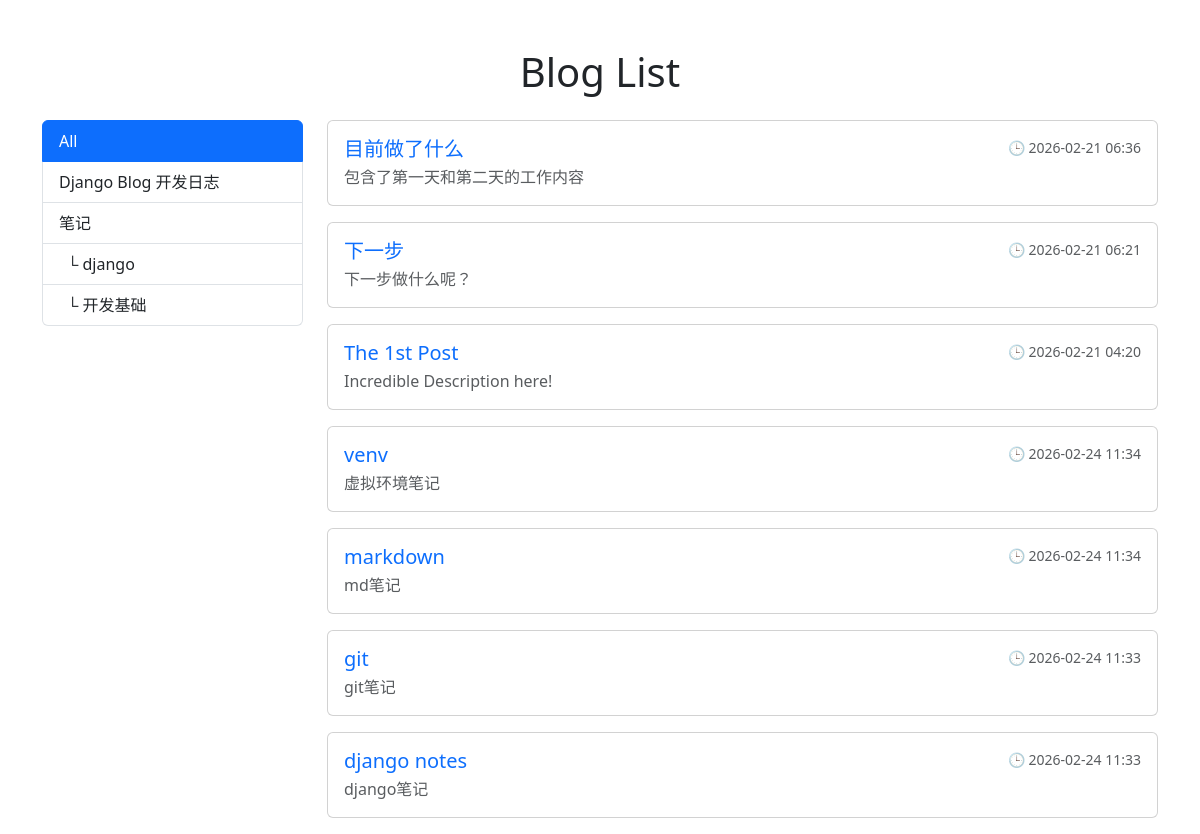
The app's page /posts/, older data.
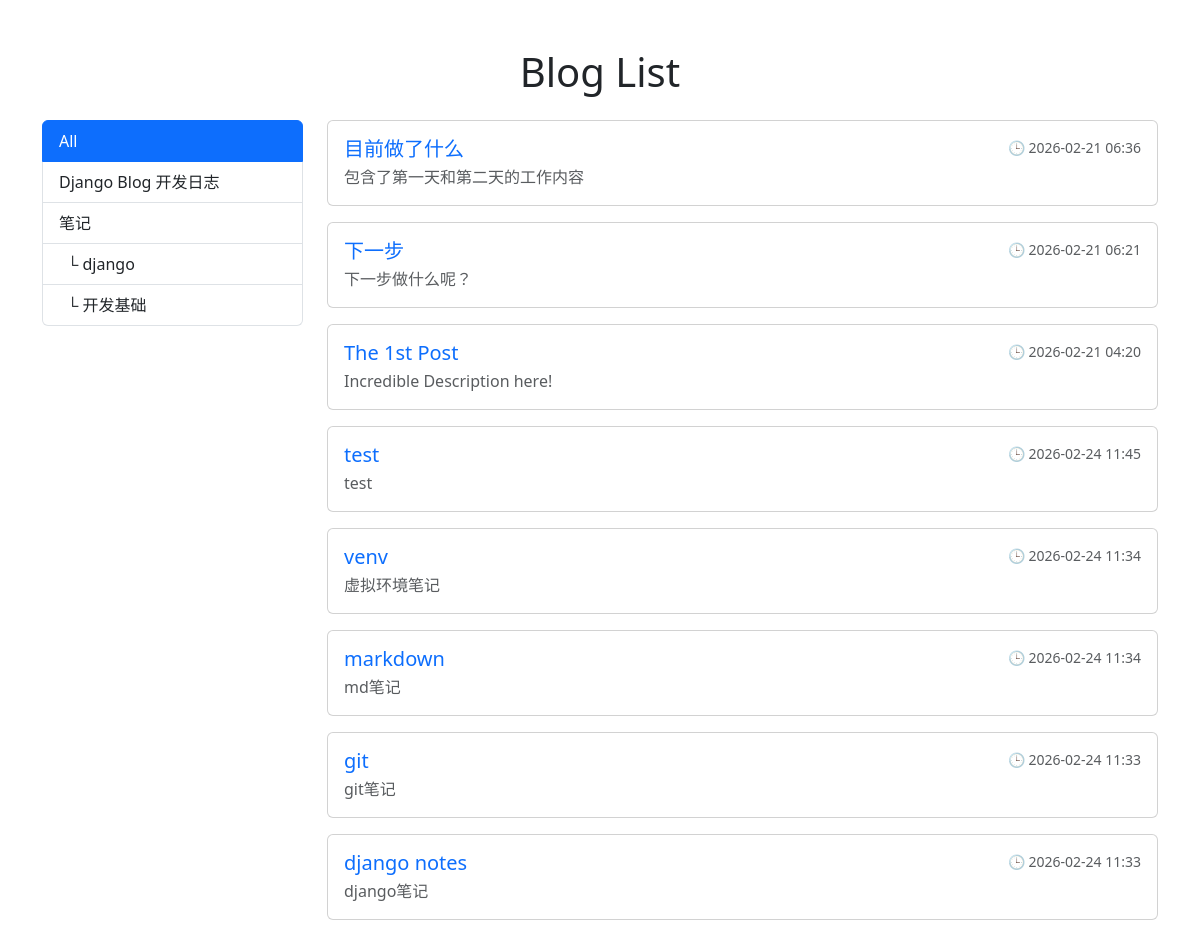
The same page, newer data.
### posts/models.py (models this page shows, shortened)
class Category(models.Model):
    name = models.CharField(max_length=100)
    slug = models.SlugField(max_length=100, unique=True)
    parent = models.ForeignKey(
        "self",
        null=True, blank=True,
        related_name="children",
        on_delete=models.CASCADE,
    )
    class Meta:
        verbose_name_plural = "Categories"

class Post(models.Model):
    STATUS_CHOICES = [("draft", "Draft"), ("published", "Published")]
    title = models.CharField(max_length=100)
    content = models.TextField()
    description = models.CharField(max_length=200)
    category = models.ForeignKey(
        Category, null=True, blank=True,
        related_name="posts",
        on_delete=models.SET_NULL
    )
    status = models.CharField(max_length=10, choices=STATUS_CHOICES, default="draft")
    published_at = models.DateTimeField(null=True, blank=True)
    created_at = models.DateTimeField(auto_now_add=True)
    updated_at = models.DateTimeField(auto_now=True)

### posts/views.py (the view)
# urls.py: path("", PostListView.as_view(), name='post_list'),
class PostListView(ListView):
    model = Post
    template_name = "posts/post_list.html"
    paginate_by = 10
    def get_queryset(self):
        qs = Post.objects.filter(status="published").order_by("-published_at", "-created_at")
        slug = self.kwargs.get("category_slug")
        if slug:
            qs = qs.filter(category__slug=slug)
        return qs
    def get_context_data(self, **kwargs):
        ctx = super().get_context_data(**kwargs)
        ctx["categories"] = Category.objects.select_related("parent").all()
        ctx["active_category_slug"] = self.kwargs.get("category_slug")
        return ctx

### posts/templates/posts/post_list.html (shortened to what this page needs)
{% load static %}
<!DOCTYPE html>
<html lang="en">
<head>
    <link rel="stylesheet" href="{% static 'posts/bootstrap.min.css' %}">
</head>
<body>
<div class="container mt-5">
    <h1 class="text-center mb-4">Blog List</h1>
    <div class="row">
        <aside class="col-md-3">
            <div class="list-group">
                <a class="list-group-item {% if not active_category_slug %}active{% endif %}"
                   href="{% url 'post_list' %}">
                    All
                </a>
                {% for c in categories %}
                    {% if not c.parent %}
                        <a class="list-group-item {% if active_category_slug == c.slug %}active{% endif %}"
                           href="{% url 'post_list_by_category' c.slug %}">
                            {{ c.name }}
                        </a>
                        {% for child in c.children.all %}
                            <a class="list-group-item ps-4 {% if active_category_slug == child.slug %}active{% endif %}"
                               href="{% url 'post_list_by_category' child.slug %}">
                                └ {{ child.name }}
                            </a>
                        {% endfor %}
                    {% endif %}
                {% endfor %}
            </div>
        </aside>
        <main class="col-md-9">
            {% for post in object_list %}
                <div class="card mb-3">
                    <div class="card-body">
                        <div class="d-flex justify-content-between align-items-start mb-1">
                            <h5 class="card-title mb-0">
                                <a href="{% url 'post_detail' post.pk %}" class="text-decoration-none">
                                    {{ post.title }}
                                </a>
                            </h5>
                            <p class="text-muted small mb-0">
                                🕒 {{ post.created_at|date:"Y-m-d H:i" }}
                            </p>
                        </div>
                        <p class="card-text text-muted mb-0">
                            {{ post.description }}
                        </p>
                    </div>
                </div>
            {% empty %}
                <p class="text-center text-muted">No posts yet.</p>
            {% endfor %}
        </main>
    </div>
</div>
</body>
</html>

Row changes from the older to the newer data that the page shows:
added Post: title "test", created_at "2026-02-24 11:45", description "test"
